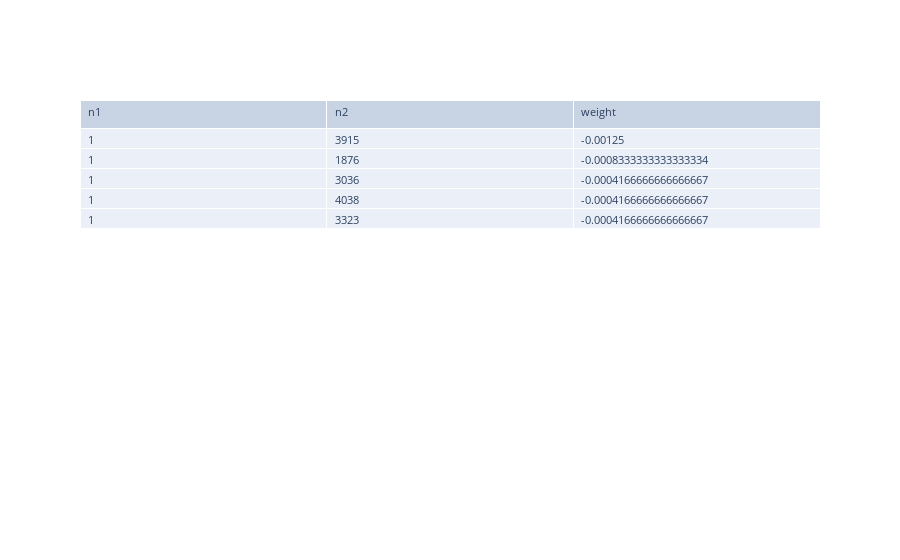
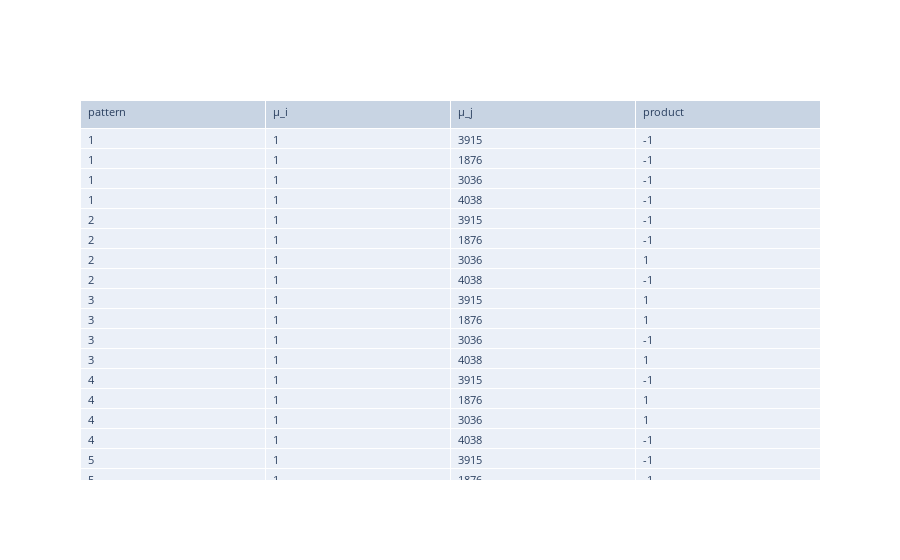

Source (notebook cell) for these figures, in order:
### Markdown cell above
According to the Hebbian rule, for a given pattern $\mu$, if two element $\mu_i$ and $\mu_j$ are equals than the neurons $i$ and $j$ then $x_i^\mu x_j^\mu$ will be positive otherwise the value will be negative. Let's take the first neuron $i = 1$ and five neighbours of $i$ where $w_{ij} < 0$. We expect that most of the values $\mu_i$ and $\mu_j$ (the pixels in our patterns) will not have the same sign.

Let's see an example:

### Code cell
with driver.session() as session:
     # Get some neurons that are out of sync, they don't fire together
    result = session.run("MATCH p=(n:Neuron)-[r:CONNECTED_TO]->(m:Neuron) WHERE r.weight < 0 RETURN n.id as n1, m.id as n2, r.weight as weight LIMIT 5")
    df = pd.DataFrame(result.records(), columns=result.keys())
    fig = go.Figure(data=[go.Table(
        header=dict(values=list(df.columns),align='left',font_size=11),
        cells=dict(values=[df.n1, df.n2, df.weight],align='left',font_size=11))
    ])
fig.show()

df2 = pd.DataFrame(columns=['pattern','µ_i','µ_j','product'])
mu = 1
for p in patterns:
    # get the n element of the pattern that is the n neuron of the network
    dataframe_array = df.to_numpy() 
    for i in range(0, len(dataframe_array) - 1):
        index1 = int(df.to_numpy()[i][0])
        index2 = int(df.to_numpy()[i][1])
        product = p[index1] * p[index2]
        df2 = df2.append({'pattern':mu,'product':product, 'µ_i':index1, 'µ_j':index2}, ignore_index=True)
    mu = mu + 1

fig2 = go.Figure(data=[go.Table(
    header=dict(values=list(df2.columns),align='left',font_size=11),
    cells=dict(values=[df2.pattern,df2['µ_i'],df2['µ_j'],df2['product']],align='left',font_size=11))
])
fig2.show()

### Figure 1 — Plotly figure (JSON) as saved in the notebook; plotly's stock layout.template omitted (floating-point values rounded to 4 significant figures)
{"data": [{"cells": {"align": "left", "font": {"size": 11}, "values": [[1, 1, 1, 1, 1], [3915, 1876, 3036, 4038, 3323], [-0.00125, -0.0008333, -0.0004167, -0.0004167, -0.0004167]]}, "header": {"align": "left", "font": {"size": 11}, "values": ["n1", "n2", "weight"]}, "type": "table"}], "layout": {"autosize": true}}

### Figure 2 — Plotly figure (JSON) as saved in the notebook; plotly's stock layout.template omitted (floating-point values rounded to 4 significant figures)
{"data": [{"cells": {"align": "left", "font": {"size": 11}, "values": [[1, 1, 1, 1, 2, 2, 2, 2, 3, 3, 3, 3, 4, 4, 4, 4, 5, 5, 5, 5, 6, 6, 6, 6], [1, 1, 1, 1, 1, 1, 1, 1, 1, 1, 1, 1, 1, 1, 1, 1, 1, 1, 1, 1, 1, 1, 1, 1], [3915, 1876, 3036, 4038, 3915, 1876, 3036, 4038, 3915, 1876, 3036, 4038, 3915, 1876, 3036, 4038, 3915, 1876, 3036, 4038, 3915, 1876, 3036, 4038], [-1, -1, -1, -1, -1, -1, 1, -1, 1, 1, -1, 1, -1, 1, 1, -1, -1, -1, -1, -1, -1, -1, -1, -1]]}, "header": {"align": "left", "font": {"size": 11}, "values": ["pattern", "µ_i", "µ_j", "product"]}, "type": "table"}], "layout": {"autosize": true}}
